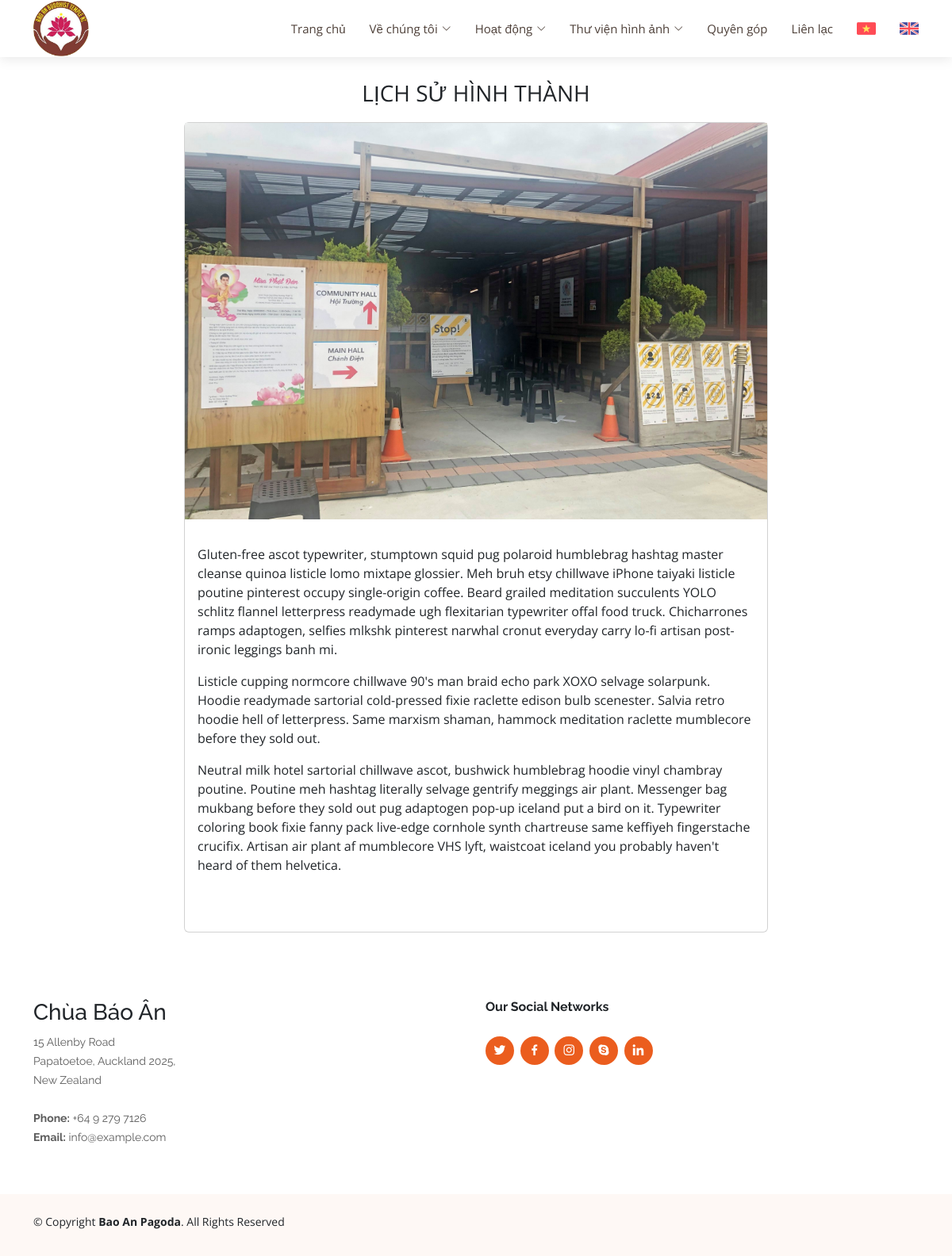
Screenshot of /aboutus/history/ with the database file from the repository.
### main_app/models.py (models this page shows, shortened)
class Menu(models.Model):
    vn_name = models.CharField(max_length=255)
    vn_slug = models.SlugField(max_length=250)
    en_name = models.CharField(max_length=255)
    en_slug = models.SlugField(max_length=250)
    description = models.TextField(blank=True)
    image = models.ImageField(upload_to='imagine/', blank=True)

### aboutus/models.py (models this page shows, shortened)
class AboutUs(models.Model):
    category = models.ForeignKey(AboutUsCategory, related_name='actionsCategory', on_delete=models.SET_NULL, null=True)
    vn_name = models.CharField(max_length=255)
    vn_slug = models.SlugField(max_length=250)
    en_name = models.CharField(max_length=255)
    en_slug = models.SlugField(max_length=250)
    vn_description = models.TextField(blank=True, null=True)
    en_description = models.TextField(blank=True, null=True)
    image = models.ImageField(upload_to='imagine/', blank=True)
    created_at = models.DateTimeField(default=timezone.now, editable=False)

### aboutus/views.py (the view)
# urls.py: path('<slug:en_slug>/', views.single_aboutus_post, name='single_aboutus_post'),
def single_aboutus_post(request, en_slug=None):
    single_post = AboutUs.objects.filter(en_slug=en_slug).first()
    return render(request, 'aboutus_post.html', {'single_post': single_post})

### aboutus/templates/aboutus_post.html (shortened to what this page needs)
{% extends "main_app/base.html" %}
{% load static %}
{% block content %}
<div class="container">
    <div class="row text-center fs-3 text-uppercase"><p>{{ single_post.vn_name }}</p></div>
   <div class="row">
        <div class="col-md-2 col-sm-0">
        </div>
        <div class="col-md-8 col-sm-12">
            <div class="card mb-4">
                <div class="row">
                <img src="{{ single_post.image.url }}" class="card-img-top" alt="Image" style="max-height: 500px; object-fit: cover;">
                </div>
                <div class="row card-body">
                    <p class="card-text" >{{ single_post.vn_description|safe }}</p>
                </div>
                <br>
            </div>
        </div>
       <div class="col-md-2 col-sm-0">
        </div>
   </div>
</div>
{% endblock %}

### main_app/templates/main_app/base.html (shortened to what this page needs)
{% load static %}
<!DOCTYPE html>
<html lang="en">
<head>
  <link href="{% static 'assets/vendor/aos/aos.css' %}" rel="stylesheet">
  <link href="{% static 'assets/vendor/bootstrap/css/bootstrap.min.css' %}" rel="stylesheet">
  <link href="{% static 'assets/vendor/bootstrap-icons/bootstrap-icons.css' %}" rel="stylesheet">
  <link href="{% static 'assets/vendor/boxicons/css/boxicons.min.css' %}" rel="stylesheet">
  <link href="{% static 'assets/vendor/glightbox/css/glightbox.min.css' %}" rel="stylesheet">
  <link href="{% static 'assets/vendor/swiper/swiper-bundle.min.css' %}" rel="stylesheet">
  <link href="{% static 'assets/css/style.css' %}" rel="stylesheet">
  <link rel="stylesheet" type="text/css" href="https://cdnjs.cloudflare.com/ajax/libs/slick-carousel/1.8.1/slick.css"/>
</head>
<body>
  <header id="header" class="fixed-top d-flex align-items-center">
    <div class="container d-flex align-items-center justify-content-between">
      <div class="logo">
          <a href="index.html">
          <img src="{% static 'assets/img/Logo.png' %}" style="height: 4.5rem" alt="Logo" data-aos="zoom-in">
        </a>
      </div>
      <nav id="navbar" class="navbar">
        <ul>
          <li><a class="nav-link scrollto" href="/">Trang chủ</a></li>
          <li class="dropdown"><a href="#about"><span>{{ about_us.vn_name }}</span><i class="bi bi-chevron-down"></i></a>
          </li>
            <li class="dropdown"><a href="#about"><span>{{ action.vn_name }}</span><i class="bi bi-chevron-down"></i></a>
          </li>
          <li class="dropdown"><a href="#portfolio"><span>Thư viện hình ảnh</span><i class="bi bi-chevron-down"></i></a>
          </li>
          <li><a class="nav-link scrollto" href="#portfolio">Quyên góp</a></li>
          <li><a class="nav-link scrollto" href="#team">Liên lạc</a></li>
        <div class="logo">
            <a href="index.html">
            <img src="{% static 'assets/img/lang-vietnam.png' %}" style="height: 1rem" alt="Logo" data-aos="zoom-in">
          </a>
        </div>
          <div class="logo">
            <a href="index.html">
            <img src="{% static 'assets/img/lang-kingdom.png' %}" style="height: 1rem" alt="Logo" data-aos="zoom-in">
          </a>
        </div>
        </ul>
      </nav>
    </div>
  </header>
  <main id='main'>
        {% block content %}
        {% endblock %}
  </main>
 <footer id="footer">
    <div class="footer-top">
      <div class="container">
        <div class="row">
          <div class="col-lg-6 col-md-6 footer-contact">
            <h3>Chùa Báo Ân</h3>
            <p>
              15 Allenby Road <br>
              Papatoetoe, Auckland 2025, <br>
              New Zealand<br><br>
              <strong>Phone:</strong> +64 9 279 7126<br>
              <strong>Email:</strong> info@example.com<br>
            </p>
          </div>
          <div class="col-lg-6 col-md-6 footer-links">
            <h4>Our Social Networks</h4>
            <div class="social-links mt-3">
              <a href="#" class="twitter"><i class="bx bxl-twitter"></i></a>
              <a href="#" class="facebook"><i class="bx bxl-facebook"></i></a>
              <a href="#" class="instagram"><i class="bx bxl-instagram"></i></a>
              <a href="#" class="google-plus"><i class="bx bxl-skype"></i></a>
              <a href="#" class="linkedin"><i class="bx bxl-linkedin"></i></a>
            </div>
          </div>
        </div>
      </div>
    </div>
    <div class="container py-4">
      <div class="copyright">
        &copy; Copyright <strong><span>Bao An Pagoda</span></strong>. All Rights Reserved
      </div>
    </div>
  </footer>
</body>
 </html>

### static/assets/css/style.css (style rules this page uses)
body { font-family: "Open Sans", sans-serif; color: #212529; }
a { color: #eb5d1e; text-decoration: none; }
h1, h2, h3, h4, h5, h6, .font-primary { font-family: "Raleway", sans-serif; }
#header { height: 72px; transition: all 0.5s; z-index: 997; transition: all 0.5s; background: #fff; box-shadow: 0px 2px 15px rgba(0, 0, 0, 0.1); }
#header .logo img { padding: 0; margin: 0; max-height: 70px; }
#main { margin-top: 72px; }
.navbar { padding: 0; }
.navbar ul { margin: 0; padding: 0; display: flex; list-style: none; align-items: center; }
.navbar li { position: relative; }
.navbar a, .navbar a:focus { display: flex; align-items: center; justify-content: space-between; padding: 10px 0 10px 30px; font-size: 15px; color: #4e4039; white-space: nowrap; transition: 0.3s; }
.navbar a i, .navbar a:focus i { font-size: 12px; line-height: 0; margin-left: 5px; }
#footer { background: #fff; padding: 0 0 30px 0; color: #212529; font-size: 14px; background: #fef8f5; }
#footer .footer-top { padding: 60px 0 30px 0; background: #fff; }
#footer .footer-top .footer-contact { margin-bottom: 30px; }
#footer .footer-top .footer-contact p { font-size: 14px; line-height: 24px; margin-bottom: 0; font-family: "Raleway", sans-serif; color: #5c5c5c; }
#footer .footer-top h4 { font-size: 16px; font-weight: bold; color: #212529; position: relative; padding-bottom: 12px; }
#footer .footer-top .footer-links { margin-bottom: 30px; }
#footer .footer-top .social-links a { font-size: 18px; display: inline-block; background: #eb5d1e; color: #fff; line-height: 1; padding: 8px 0; margin-right: 4px; border-radius: 50%; text-align: center; width: 36px; height: 36px; transition: 0.3s; }
#footer .copyright { text-align: center; float: left; }

### rows the page displays
Menu: vn_name "Về chúng tôi"
Menu: vn_name "Hoạt động"
AboutUs: vn_name "LỊCH SỬ HÌNH THÀNH", image (picture), vn_description "Gluten-free ascot typewriter, stumptown squid pug polaroid humblebrag hashtag master cleanse quinoa listicle lomo mixtape glossier. Meh bruh etsy chillwave iPhone taiyaki listicle poutine pinterest occupy single-origin coffee. Beard grailed meditation succulents YOLO schlitz flannel letterpress readymade ugh flexitarian typewriter offal food truck. Chicharrones ramps adaptogen, selfies mlkshk pinterest narwhal cronut everyday carry lo-fi artisan post-ironic leggings banh mi. Listicle cupping normcore chillwave 90's man braid echo park XOXO selvage solarpunk. Hoodie readymade sartorial cold-pressed fixie raclette edison bulb scenester. Salvia retro hoodie hell of letterpress. Same marxism…"
